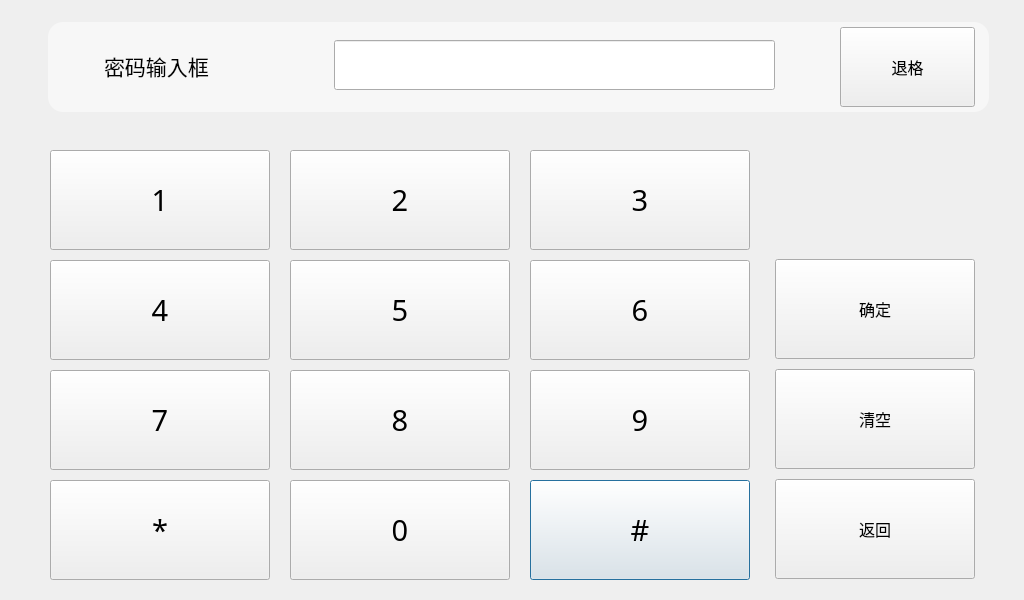
<?xml version="1.0" encoding="UTF-8"?>
<ui version="4.0">
 <class>SysSetPasswordDialog</class>
 <widget class="QDialog" name="SysSetPasswordDialog">
  <property name="geometry">
   <rect>
    <x>0</x>
    <y>0</y>
    <width>1024</width>
    <height>600</height>
   </rect>
  </property>
  <property name="windowTitle">
   <string>Dialog</string>
  </property>
  <widget class="CommonPushButton" name="pushButtonSysPwdShop">
   <property name="geometry">
    <rect>
     <x>530</x>
     <y>480</y>
     <width>220</width>
     <height>100</height>
    </rect>
   </property>
   <property name="minimumSize">
    <size>
     <width>0</width>
     <height>0</height>
    </size>
   </property>
   <property name="maximumSize">
    <size>
     <width>1677215</width>
     <height>16777215</height>
    </size>
   </property>
   <property name="font">
    <font>
     <family>AlArabiya</family>
     <pointsize>22</pointsize>
    </font>
   </property>
   <property name="text">
    <string>#</string>
   </property>
  </widget>
  <widget class="CommonPushButton" name="pushButtonSysPwdClear">
   <property name="geometry">
    <rect>
     <x>775</x>
     <y>369</y>
     <width>200</width>
     <height>100</height>
    </rect>
   </property>
   <property name="maximumSize">
    <size>
     <width>210</width>
     <height>16777215</height>
    </size>
   </property>
   <property name="font">
    <font>
     <family>AlArabiya</family>
     <pointsize>12</pointsize>
    </font>
   </property>
   <property name="text">
    <string>清空</string>
   </property>
  </widget>
  <widget class="CommonPushButton" name="pushButtonSysPwdNum6">
   <property name="geometry">
    <rect>
     <x>530</x>
     <y>260</y>
     <width>220</width>
     <height>100</height>
    </rect>
   </property>
   <property name="minimumSize">
    <size>
     <width>0</width>
     <height>0</height>
    </size>
   </property>
   <property name="maximumSize">
    <size>
     <width>1677215</width>
     <height>16777215</height>
    </size>
   </property>
   <property name="font">
    <font>
     <family>AlArabiya</family>
     <pointsize>22</pointsize>
    </font>
   </property>
   <property name="text">
    <string>6</string>
   </property>
  </widget>
  <widget class="QFrame" name="frame">
   <property name="geometry">
    <rect>
     <x>48</x>
     <y>22</y>
     <width>941</width>
     <height>90</height>
    </rect>
   </property>
   <property name="styleSheet">
    <string notr="true">border-radius: 15px;
background-color: rgba(255, 255, 255, 128);
</string>
   </property>
   <property name="frameShape">
    <enum>QFrame::Panel</enum>
   </property>
   <property name="frameShadow">
    <enum>QFrame::Sunken</enum>
   </property>
  </widget>
  <widget class="CommonPushButton" name="pushButtonSysPwdDot">
   <property name="geometry">
    <rect>
     <x>50</x>
     <y>480</y>
     <width>220</width>
     <height>100</height>
    </rect>
   </property>
   <property name="minimumSize">
    <size>
     <width>0</width>
     <height>0</height>
    </size>
   </property>
   <property name="maximumSize">
    <size>
     <width>1677215</width>
     <height>16777215</height>
    </size>
   </property>
   <property name="font">
    <font>
     <family>AlArabiya</family>
     <pointsize>22</pointsize>
    </font>
   </property>
   <property name="text">
    <string>*</string>
   </property>
  </widget>
  <widget class="CommonPushButton" name="pushButtonSysPwdOK">
   <property name="geometry">
    <rect>
     <x>775</x>
     <y>259</y>
     <width>200</width>
     <height>100</height>
    </rect>
   </property>
   <property name="font">
    <font>
     <family>AlArabiya</family>
     <pointsize>12</pointsize>
    </font>
   </property>
   <property name="text">
    <string>确定</string>
   </property>
  </widget>
  <widget class="CommonPushButton" name="pushButtonSysPwdBack">
   <property name="geometry">
    <rect>
     <x>840</x>
     <y>27</y>
     <width>135</width>
     <height>80</height>
    </rect>
   </property>
   <property name="minimumSize">
    <size>
     <width>40</width>
     <height>40</height>
    </size>
   </property>
   <property name="font">
    <font>
     <family>AlArabiya</family>
     <pointsize>12</pointsize>
    </font>
   </property>
   <property name="text">
    <string>退格</string>
   </property>
  </widget>
  <widget class="CommonPushButton" name="pushButtonSysPwdNum1">
   <property name="geometry">
    <rect>
     <x>50</x>
     <y>150</y>
     <width>220</width>
     <height>100</height>
    </rect>
   </property>
   <property name="minimumSize">
    <size>
     <width>0</width>
     <height>0</height>
    </size>
   </property>
   <property name="maximumSize">
    <size>
     <width>1677215</width>
     <height>16777215</height>
    </size>
   </property>
   <property name="font">
    <font>
     <family>AlArabiya</family>
     <pointsize>22</pointsize>
    </font>
   </property>
   <property name="text">
    <string>1</string>
   </property>
  </widget>
  <widget class="CommonPushButton" name="pushButtonSysPwdReturn">
   <property name="geometry">
    <rect>
     <x>775</x>
     <y>479</y>
     <width>200</width>
     <height>100</height>
    </rect>
   </property>
   <property name="minimumSize">
    <size>
     <width>60</width>
     <height>60</height>
    </size>
   </property>
   <property name="maximumSize">
    <size>
     <width>210</width>
     <height>16777215</height>
    </size>
   </property>
   <property name="font">
    <font>
     <family>AlArabiya</family>
     <pointsize>12</pointsize>
    </font>
   </property>
   <property name="text">
    <string>返回</string>
   </property>
  </widget>
  <widget class="QLineEdit" name="lineEditPassword">
   <property name="enabled">
    <bool>true</bool>
   </property>
   <property name="geometry">
    <rect>
     <x>334</x>
     <y>40</y>
     <width>441</width>
     <height>50</height>
    </rect>
   </property>
   <property name="font">
    <font>
     <weight>50</weight>
     <italic>false</italic>
     <bold>false</bold>
    </font>
   </property>
   <property name="mouseTracking">
    <bool>false</bool>
   </property>
   <property name="focusPolicy">
    <enum>Qt::NoFocus</enum>
   </property>
   <property name="styleSheet">
    <string notr="true"/>
   </property>
   <property name="text">
    <string/>
   </property>
   <property name="maxLength">
    <number>16</number>
   </property>
   <property name="alignment">
    <set>Qt::AlignRight|Qt::AlignTrailing|Qt::AlignVCenter</set>
   </property>
   <property name="readOnly">
    <bool>true</bool>
   </property>
  </widget>
  <widget class="CommonPushButton" name="pushButtonSysPwdNum4">
   <property name="geometry">
    <rect>
     <x>50</x>
     <y>260</y>
     <width>220</width>
     <height>100</height>
    </rect>
   </property>
   <property name="minimumSize">
    <size>
     <width>0</width>
     <height>0</height>
    </size>
   </property>
   <property name="maximumSize">
    <size>
     <width>1677215</width>
     <height>16777215</height>
    </size>
   </property>
   <property name="font">
    <font>
     <family>AlArabiya</family>
     <pointsize>22</pointsize>
    </font>
   </property>
   <property name="text">
    <string>4</string>
   </property>
  </widget>
  <widget class="CommonPushButton" name="pushButtonSysPwdNum3">
   <property name="geometry">
    <rect>
     <x>530</x>
     <y>150</y>
     <width>220</width>
     <height>100</height>
    </rect>
   </property>
   <property name="minimumSize">
    <size>
     <width>0</width>
     <height>0</height>
    </size>
   </property>
   <property name="maximumSize">
    <size>
     <width>1677215</width>
     <height>16777215</height>
    </size>
   </property>
   <property name="font">
    <font>
     <family>AlArabiya</family>
     <pointsize>22</pointsize>
    </font>
   </property>
   <property name="text">
    <string>3</string>
   </property>
  </widget>
  <widget class="CommonPushButton" name="pushButtonSysPwdNum9">
   <property name="geometry">
    <rect>
     <x>530</x>
     <y>370</y>
     <width>220</width>
     <height>100</height>
    </rect>
   </property>
   <property name="minimumSize">
    <size>
     <width>0</width>
     <height>0</height>
    </size>
   </property>
   <property name="maximumSize">
    <size>
     <width>1677215</width>
     <height>16777215</height>
    </size>
   </property>
   <property name="font">
    <font>
     <family>AlArabiya</family>
     <pointsize>22</pointsize>
    </font>
   </property>
   <property name="text">
    <string>9</string>
   </property>
  </widget>
  <widget class="CommonPushButton" name="pushButtonSysPwdNum2">
   <property name="geometry">
    <rect>
     <x>290</x>
     <y>150</y>
     <width>220</width>
     <height>100</height>
    </rect>
   </property>
   <property name="minimumSize">
    <size>
     <width>0</width>
     <height>0</height>
    </size>
   </property>
   <property name="maximumSize">
    <size>
     <width>1677215</width>
     <height>16777215</height>
    </size>
   </property>
   <property name="font">
    <font>
     <family>AlArabiya</family>
     <pointsize>22</pointsize>
    </font>
   </property>
   <property name="text">
    <string>2</string>
   </property>
  </widget>
  <widget class="CommonPushButton" name="pushButtonSysPwdNum7">
   <property name="geometry">
    <rect>
     <x>50</x>
     <y>370</y>
     <width>220</width>
     <height>100</height>
    </rect>
   </property>
   <property name="minimumSize">
    <size>
     <width>0</width>
     <height>0</height>
    </size>
   </property>
   <property name="maximumSize">
    <size>
     <width>1677215</width>
     <height>16777215</height>
    </size>
   </property>
   <property name="font">
    <font>
     <family>AlArabiya</family>
     <pointsize>22</pointsize>
    </font>
   </property>
   <property name="text">
    <string>7</string>
   </property>
  </widget>
  <widget class="CommonPushButton" name="pushButtonSysPwdNum8">
   <property name="geometry">
    <rect>
     <x>290</x>
     <y>370</y>
     <width>220</width>
     <height>100</height>
    </rect>
   </property>
   <property name="minimumSize">
    <size>
     <width>0</width>
     <height>0</height>
    </size>
   </property>
   <property name="maximumSize">
    <size>
     <width>1677215</width>
     <height>16777215</height>
    </size>
   </property>
   <property name="font">
    <font>
     <family>AlArabiya</family>
     <pointsize>22</pointsize>
    </font>
   </property>
   <property name="text">
    <string>8</string>
   </property>
  </widget>
  <widget class="CommonPushButton" name="pushButtonSysPwdNum5">
   <property name="geometry">
    <rect>
     <x>290</x>
     <y>260</y>
     <width>220</width>
     <height>100</height>
    </rect>
   </property>
   <property name="minimumSize">
    <size>
     <width>0</width>
     <height>0</height>
    </size>
   </property>
   <property name="maximumSize">
    <size>
     <width>1677215</width>
     <height>16777215</height>
    </size>
   </property>
   <property name="font">
    <font>
     <family>AlArabiya</family>
     <pointsize>22</pointsize>
    </font>
   </property>
   <property name="text">
    <string>5</string>
   </property>
  </widget>
  <widget class="CommonPushButton" name="pushButtonSysPwdNum0">
   <property name="geometry">
    <rect>
     <x>290</x>
     <y>480</y>
     <width>220</width>
     <height>100</height>
    </rect>
   </property>
   <property name="minimumSize">
    <size>
     <width>0</width>
     <height>0</height>
    </size>
   </property>
   <property name="maximumSize">
    <size>
     <width>1677215</width>
     <height>16777215</height>
    </size>
   </property>
   <property name="font">
    <font>
     <family>AlArabiya</family>
     <pointsize>22</pointsize>
    </font>
   </property>
   <property name="text">
    <string>0</string>
   </property>
  </widget>
  <widget class="QLabel" name="labelPwdInfo">
   <property name="geometry">
    <rect>
     <x>104</x>
     <y>35</y>
     <width>151</width>
     <height>61</height>
    </rect>
   </property>
   <property name="font">
    <font>
     <pointsize>16</pointsize>
    </font>
   </property>
   <property name="styleSheet">
    <string notr="true"/>
   </property>
   <property name="text">
    <string>密码输入框</string>
   </property>
  </widget>
 </widget>
 <customwidgets>
  <customwidget>
   <class>CommonPushButton</class>
   <extends>QPushButton</extends>
   <header>commonpushbutton.h</header>
  </customwidget>
 </customwidgets>
 <tabstops>
  <tabstop>pushButtonSysPwdNum1</tabstop>
  <tabstop>pushButtonSysPwdNum2</tabstop>
  <tabstop>pushButtonSysPwdNum3</tabstop>
  <tabstop>pushButtonSysPwdNum4</tabstop>
  <tabstop>pushButtonSysPwdNum5</tabstop>
  <tabstop>pushButtonSysPwdNum6</tabstop>
  <tabstop>pushButtonSysPwdNum7</tabstop>
  <tabstop>pushButtonSysPwdNum8</tabstop>
  <tabstop>pushButtonSysPwdNum9</tabstop>
  <tabstop>pushButtonSysPwdDot</tabstop>
  <tabstop>pushButtonSysPwdNum0</tabstop>
  <tabstop>pushButtonSysPwdShop</tabstop>
  <tabstop>pushButtonSysPwdBack</tabstop>
  <tabstop>pushButtonSysPwdOK</tabstop>
  <tabstop>pushButtonSysPwdClear</tabstop>
  <tabstop>pushButtonSysPwdReturn</tabstop>
 </tabstops>
 <resources/>
 <connections/>
</ui>
